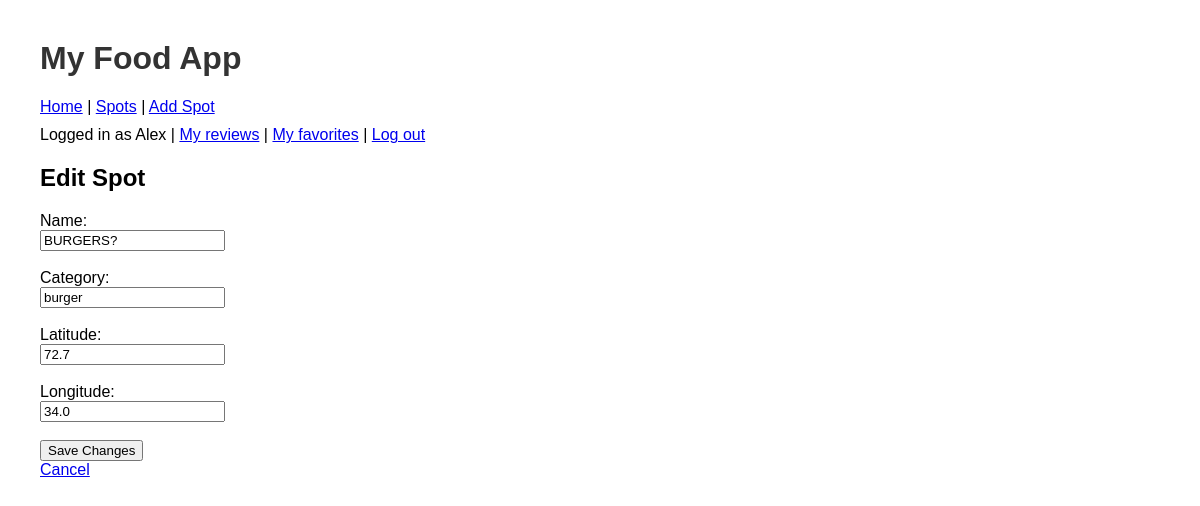
Screenshot of /spot/2/edit (signed in) with the database file from the repository.
### tables this page shows
CREATE TABLE spots (
    id INTEGER PRIMARY KEY AUTOINCREMENT,
    name TEXT NOT NULL,
    category TEXT,
    latitude REAL,
    longitude REAL
, late_night INTEGER DEFAULT 0, fine_dining INTEGER DEFAULT 0, health_conscious INTEGER DEFAULT 0, affordable INTEGER DEFAULT 0, sweet_treat INTEGER DEFAULT 0, close INTEGER DEFAULT 0);

### app.py (the view, shortened to what this page needs)
@app.route("/spot/<int:spot_id>/edit", methods=["GET", "POST"])
def edit_spot(spot_id):
    if not session.get("is_admin"):
        return "Access denied", 403
    db = get_db()
    spot = db.execute(
        "SELECT id, name, category, latitude, longitude FROM spots WHERE id = ?",
        (spot_id,)
    ).fetchone()
    db.close()
    if spot is None:
        return "Spot not found", 404
    return render_template("edit_spot.html", spot=spot)

### app.py (called while the page is built)
def get_db():
    connection = sqlite3.connect("spots.db")
    connection.row_factory = sqlite3.Row  # lets us use column names later
    return connection

### templates/edit_spot.html
{% extends "layout.html" %}
{% block content %}
<h2>Edit Spot</h2>
<form action="/spot/{{ spot['id'] }}/edit" method="POST">
  <label>Name:</label><br>
  <input type="text" name="name" value="{{ spot['name'] }}" required><br><br>
  <label>Category:</label><br>
  <input type="text" name="category" value="{{ spot['category'] }}"><br><br>
  <label>Latitude:</label><br>
  <input type="number" step="0.000001" name="latitude" value="{{ spot['latitude'] }}"><br><br>
  <label>Longitude:</label><br>
  <input type="number" step="0.000001" name="longitude" value="{{ spot['longitude'] }}"><br><br>
  <button type="submit">Save Changes</button>
</form>
<a href="/spot/{{ spot['id'] }}">Cancel</a>
{% endblock %}

### static/styles.css (style rules this page uses)
body { font-family: Arial, sans-serif; margin: 40px; }

### rows the page displays
spots: name "BURGERS?", category "burger", latitude "72.7", longitude "34.0"

### other values shown
{{ session["username"] }} "Alex"
